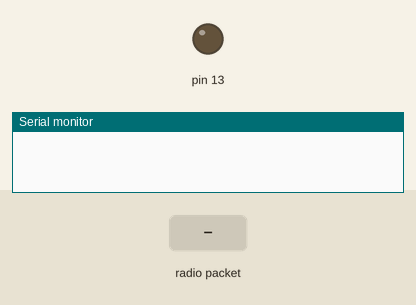
Recording of a sketch running on a simulated Arduino Leonardo, built with avr-gcc and run on an emulated ATmega32U4. Parts: output pins drawn as LEDs (lit = HIGH), the last lines printed to the serial monitor. The inputs (shaded band) are chosen by the test bench. No radio packets arrive unless stated.

Above: at 1.2 s.
1.3 s: radio packet "1" arrives
At 2.3 s:
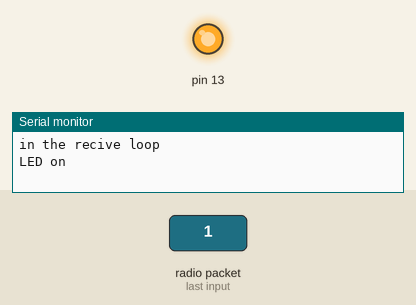
2.8 s: radio packet "0" arrives
At 3.5 s:
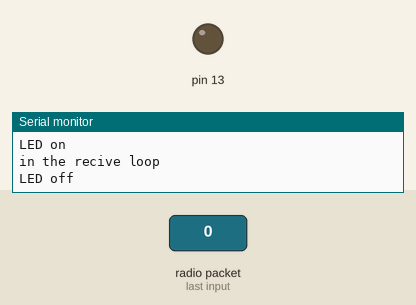
Timing chart, 0 to 5.8 s (numbered marks = the images above; inputs shaded):
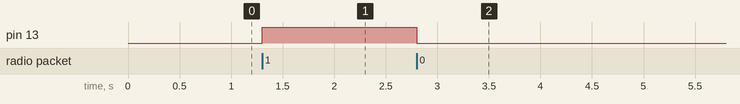

The sketch:

Reciever.ino
```cpp
//Reciever Code (Leonardo)
#include <VirtualWire.h>

void setup()
{
  Serial.begin(9600);
  pinMode(13,OUTPUT);
  digitalWrite(13,LOW);

  vw_setup(2000);
  vw_set_rx_pin(7);
  vw_rx_start();
}

void loop()
{
  uint8_t buflen = VW_MAX_MESSAGE_LEN;
  uint8_t buf[buflen];

  if(vw_get_message(buf, &buflen))
  {
    Serial.println("in the recive loop");
    for(int i = 0;i < buflen;i++)
    {
      if(buf[i] == '1')
      {
        digitalWrite(13,HIGH);
        Serial.println("LED on");
    }
      else if(buf[i] == '0')
      {
        digitalWrite(13,LOW);
        Serial.println("LED off");
      }
    }
  }
}
```

Measured:
- after the input at 1.3 s, pin 13: LOW → HIGH at once
- after the input at 2.8 s, pin 13: HIGH → LOW at once
